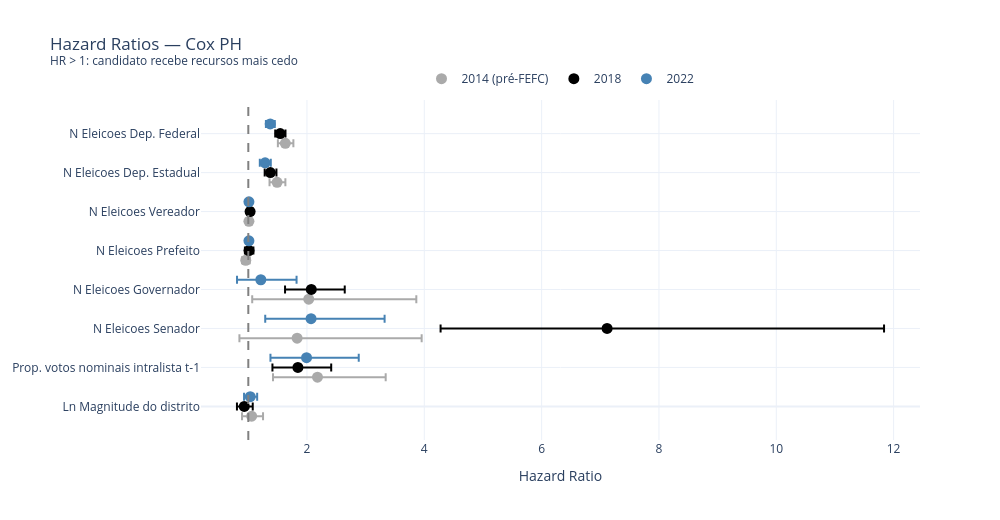

Notebook cell for this chart:
### Code cell
# Hazard Ratios — Cox PH — 2014 | 2018 | 2022

labels_vars = {
    'n_eleicoes_deputado_federal':  'N Eleicoes Dep. Federal',
    'n_eleicoes_deputado_estadual': 'N Eleicoes Dep. Estadual',
    'n_eleicoes_vereador':          'N Eleicoes Vereador',
    'n_eleicoes_prefeito':          'N Eleicoes Prefeito',
    'n_eleicoes_governador':        'N Eleicoes Governador',
    'n_eleicoes_senador':           'N Eleicoes Senador',
    'prop_votos_nominais_lag':      'Prop. votos nominais intralista t-1',
    'log_qt_vaga':                  'Ln Magnitude do distrito',
}

vars_ordem = list(labels_vars.values())[::-1]
cores_anos = {2014: '#aaaaaa', 2018: 'black', 2022: 'steelblue'}
offsets    = {2014: -0.25, 2018: 0.0, 2022: 0.25}

fig_hr = go.Figure()
for ano, cph in cox_results.items():
    s = cph.summary.reset_index().rename(columns={'covariate': 'variavel'})
    s['label']  = s['variavel'].map(labels_vars)
    s['y_pos']  = s['label'].map(
        {v: i + offsets[ano] for i, v in enumerate(vars_ordem)}
    )
    label_str = f"{ano}" + (" (pré-FEFC)" if ano == 2014 else "")
    fig_hr.add_trace(go.Scatter(
        x=s['exp(coef)'],
        y=s['y_pos'],
        mode='markers',
        name=label_str,
        marker=dict(color=cores_anos[ano], size=11, symbol='circle'),
        error_x=dict(
            type='data', symmetric=False,
            array     =(s['exp(coef) upper 95%'] - s['exp(coef)']).tolist(),
            arrayminus=(s['exp(coef)'] - s['exp(coef) lower 95%']).tolist(),
            color=cores_anos[ano],
        ),
    ))

fig_hr.add_vline(x=1, line_dash='dash', line_color='grey')
fig_hr.update_layout(
    title='Hazard Ratios — Cox PH<br><sup>HR > 1: candidato recebe recursos mais cedo</sup>',
    xaxis_title='Hazard Ratio',
    yaxis=dict(tickmode='array', tickvals=list(range(len(vars_ordem))), ticktext=vars_ordem),
    template='plotly_white',
    width=1000, height=520,
    legend=dict(orientation='h', yanchor='bottom', y=1.02, xanchor='center', x=0.5),
)
fig_hr.show()

### Figure 1 — Plotly figure (JSON) as saved in the notebook; plotly's stock layout.template omitted (floating-point values rounded to 4 significant figures)
{"data": [{"error_x": {"array": [0.1376, 0.1413, 0.04183, 0.06811, 1.834, 2.123, 1.163, 0.1943], "arrayminus": [0.1269, 0.1291, 0.04017, 0.06358, 0.9635, 0.9834, 0.7582, 0.1641], "color": "#aaaaaa", "symmetric": false, "type": "data"}, "marker": {"color": "#aaaaaa", "size": 11, "symbol": "circle"}, "mode": "markers", "name": "2014 (pré-FEFC)", "type": "scatter", "x": [1.631, 1.491, 1.01, 0.9565, 2.03, 1.832, 2.179, 1.057], "y": [6.75, 5.75, 4.75, 3.75, 2.75, 1.75, 0.75, -0.25]}, {"error_x": {"array": [0.08992, 0.1038, 0.04735, 0.07488, 0.5703, 4.721, 0.5676, 0.1443], "arrayminus": [0.08497, 0.09655, 0.04527, 0.06972, 0.4473, 2.838, 0.4341, 0.1249], "color": "black", "symmetric": false, "type": "data"}, "marker": {"color": "black", "size": 11, "symbol": "circle"}, "mode": "markers", "name": "2018", "type": "scatter", "x": [1.544, 1.376, 1.03, 1.012, 2.073, 7.116, 1.845, 0.9312], "y": [7.0, 6.0, 5.0, 4.0, 3.0, 2.0, 1.0, 0.0]}, {"error_x": {"array": [0.07774, 0.09713, 0.02117, 0.02114, 0.6093, 1.254, 0.8898, 0.1178], "arrayminus": [0.07358, 0.09031, 0.02073, 0.02071, 0.4056, 0.7808, 0.6151, 0.1057], "color": "steelblue", "symmetric": false, "type": "data"}, "marker": {"color": "steelblue", "size": 11, "symbol": "circle"}, "mode": "markers", "name": "2022", "type": "scatter", "x": [1.373, 1.286, 1.01, 1.01, 1.213, 2.069, 1.993, 1.033], "y": [7.25, 6.25, 5.25, 4.25, 3.25, 2.25, 1.25, 0.25]}], "layout": {"height": 520, "legend": {"orientation": "h", "x": 0.5, "xanchor": "center", "y": 1.02, "yanchor": "bottom"}, "shapes": [{"line": {"color": "grey", "dash": "dash"}, "type": "line", "x0": 1, "x1": 1, "xref": "x", "y0": 0, "y1": 1, "yref": "y domain"}], "title": {"text": "Hazard Ratios — Cox PH<br><sup>HR > 1: candidato recebe recursos mais cedo</sup>"}, "width": 1000, "xaxis": {"title": {"text": "Hazard Ratio"}}, "yaxis": {"tickmode": "array", "ticktext": ["Ln Magnitude do distrito", "Prop. votos nominais intralista t-1", "N Eleicoes Senador", "N Eleicoes Governador", "N Eleicoes Prefeito", "N Eleicoes Vereador", "N Eleicoes Dep. Estadual", "N Eleicoes Dep. Federal"], "tickvals": [0, 1, 2, 3, 4, 5, 6, 7]}}}
